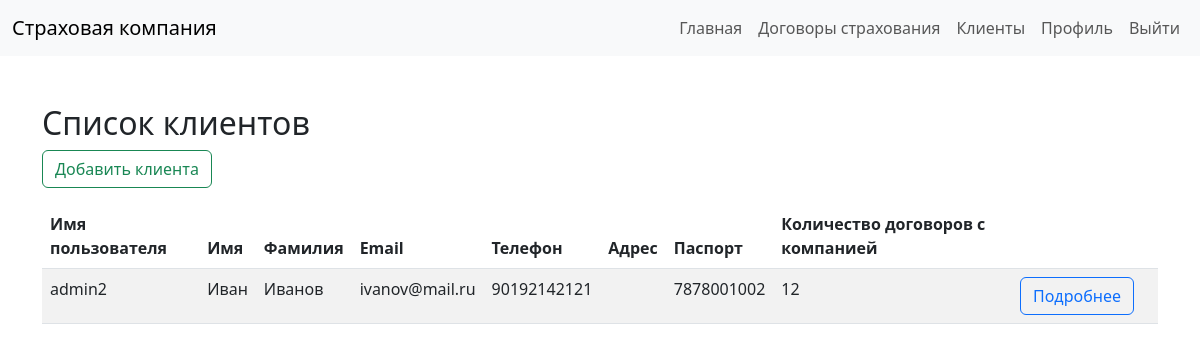
The page /clients/ (signed in) on the database its author committed.
### main/models.py (models this page shows, shortened)
class User(AbstractUser):
    patronymic = models.CharField(max_length=100, blank=True, null=True) # Отчество
    date_birth = models.DateField(blank=True, null=True, default='2000-01-01') # Дата рождения
    phone = models.CharField(max_length=100, blank=True, null=True) # Телефон
    adress = models.CharField(max_length=100, blank=True, null=True) # Адрес
    passport = models.CharField(max_length=100, blank=True, null=True) # Паспорт
    filial = models.ForeignKey(Filial, on_delete=models.CASCADE, blank=True, null=True) # Филиал
    role = models.ForeignKey(Roles, on_delete=models.CASCADE, blank=True, null=True) # Роль
    class Meta:
        verbose_name = 'Пользователь'
        verbose_name_plural = 'Пользователи'

### main/views.py (the view)
# urls.py: path('clients/', views.clients, name='clients'),  # Путь к странице со списком клиентов
def clients(request):
    clients = User.objects.filter(role__name='Клиент')
    for client in clients:
        auto_insurances = AutoInshurance.objects.filter(client=client)  # получаем страховки клиента
        health_insurances = HealthInshurance.objects.filter(client=client)
        property_insurances = PropertyInshurance.objects.filter(client=client)
        count_insurances = auto_insurances.count() + health_insurances.count() + property_insurances.count()  # считаем количество страховок
        client.count_insurances = count_insurances
        client.save()
    return render(request, 'clients.html', {'clients': clients})

### templates/clients.html (shortened to what this page needs)
<!DOCTYPE html>
<html lang="en">
<head>
    <link rel="stylesheet" href="https://cdn.jsdelivr.net/npm/bootstrap@5.3.0/dist/css/bootstrap.min.css">
</head>
<body>
<nav class="navbar navbar-expand-lg navbar-light bg-light">
    <div class="container-fluid">
        <a class="navbar-brand" href="{% url 'index' %}">Страховая компания</a>
        <div class="collapse navbar-collapse" id="navbarNav">
            <ul class="navbar-nav ms-auto">
                <li class="nav-item">
                    <a class="nav-link" href="{% url 'index' %}">Главная</a>
                </li>
                {% if request.user.role.name == 'Агент' %}
                    <li class="nav-item">
                        <a class="nav-link" href="{% url 'insurances' %}">Договоры страхования</a>
                    </li>
                    <li class="nav-item">
                        <a class="nav-link" href="{% url 'clients' %}">Клиенты</a>
                    </li>
                    <li class="nav-item">
                        <a class="nav-link" href="{% url 'profile' user.id %}">Профиль</a>
                    </li>
                {% endif %}
                <li class="nav-item">
                    <a class="nav-link" href="{% url 'logout' %}">Выйти</a>
                </li>
            </ul>
        </div>
    </div>
</nav>
<div class="container mt-5">
    <h2>Список клиентов</h2>
    <a class="btn btn-outline-success" href="{% url 'register' %}">Добавить клиента</a>
    <table class="table table-striped mt-3">
        <thead>
        <tr>
            <th scope="col">Имя пользователя</th>
            <th scope="col">Имя</th>
            <th scope="col">Фамилия</th>
            <th scope="col">Email</th>
            <th scope="col">Телефон</th>
            <th scope="col">Адрес</th>
            <th scope="col">Паспорт</th>
            <th scope="col">Количество договоров с компанией</th>
            <th></th>
            <th></th>
        </tr>
        </thead>
        <tbody>
        {% for client in clients %}
            <tr>
                <td>{{ client.username }}</td>
                <td>{{ client.first_name }}</td>
                <td>{{ client.last_name }}</td>
                <td>{{ client.email }}</td>
                <td>{{ client.phone }}</td>
                <td>{{ client.address }}</td>
                <td>{{ client.passport }}</td>
                <td>{{ client.count_insurances }}</td>
                <td><a href="{% url 'detail_client' client.id %}" class="btn btn-outline-primary">Подробнее</a></td>
                <td></td>
            </tr>
        {% endfor %}
        </tbody>
    </table>
</div>
</body>
</html>

### rows shown on the page
User: username "admin2", first_name "Иван", last_name "Иванов", email "ivanov@mail.ru", phone "90192142121", passport "7878001002", count_insurances "12"
